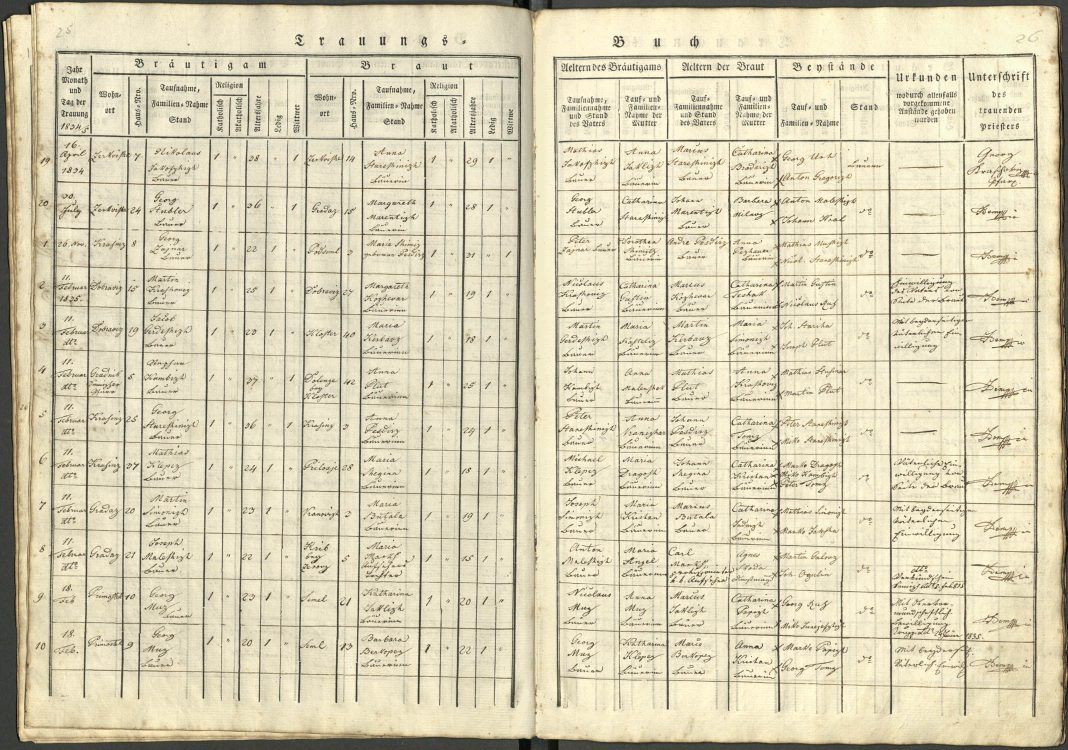
#> input picture research/issue17/p260-work/s14.jpg, 2135 x 1500 px, found by its file name (shown at 1/2 size)
$ python p260_crops2.py
#> lines starting #> are read from the running program, lines starting #| are printed output that depends on the picture
#!/usr/bin/env python3
# -*- coding: utf-8 -*-
"""P260 — mikro-kropsi s14: Wohnort + Haus-Nr (ženini) po vrsticah + neveste."""
import os
from PIL import Image

OUT = "/tmp/p260"
img = Image.open(f"{OUT}/s14.jpg")
#> img is the input picture: PIL image 2135x1500 RGB; mean R, G, B 215.6, 207.8, 180
W, H = img.size
#> W = 2135; H = 1500

os.makedirs(f"{OUT}/crops", exist_ok=True)

def crop(name, box, scale=4):
    c = img.crop(box)
    c = c.resize((c.width * scale, c.height * scale), Image.LANCZOS)
    c.save(f"{OUT}/crops/{name}.png")
    print(name, box, "->", c.size)

# y-središča vrstic (12 vrstic med ~190 in ~1420): iz dates-kropa je razporeditev ~101px
rows = [190, 295, 400, 500, 600, 700, 800, 900, 1000, 1100, 1200, 1310]
# Wohnort + Haus-Nr stolpca: x ~170–345 (Wohnort) — glej s14_dates (60–260) in grooms_L (260+)
for i, y in enumerate(rows):
    y0 = max(150, y - 45)
    y1 = min(H - 40, y + 70)
    crop(f"s14_w{i+1}", (150, y0, 420, y1), 4)
#> this loop made 12 passes
#> pass 1, in crop, `c = img.crop(box)`:
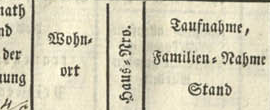
#> c: PIL image 270x110 RGB; mean R, G, B 211.5, 206, 182
#> pass 1, in crop, `c = c.resize((c.width * scale, c.height * scale), Image.LANCZOS)`:
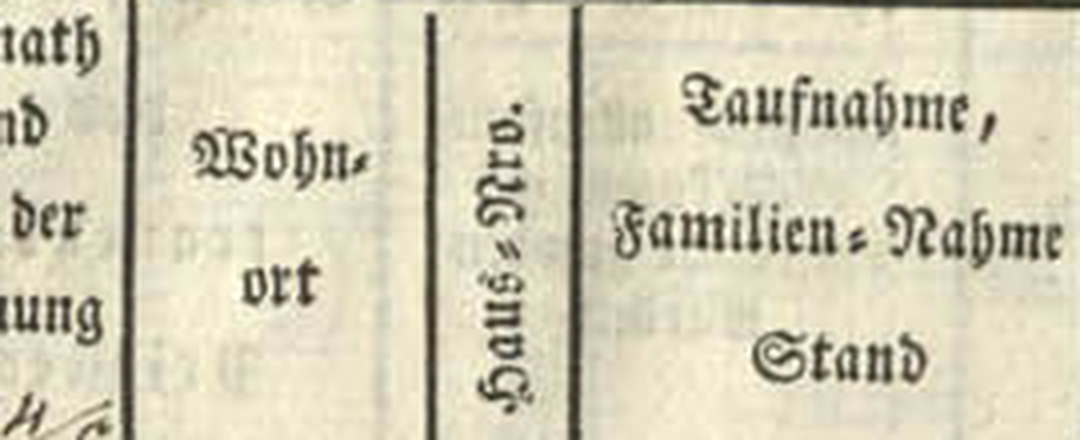
#> c: PIL image 1080x440 RGB; mean R, G, B 211.5, 206, 182
#> pass 2, in crop (call 2), `c = img.crop(box)`:
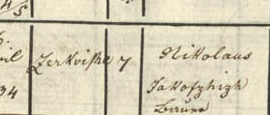
#> c: PIL image 270x115 RGB; mean R, G, B 213.5, 206.8, 181.7
#> pass 2, in crop (call 2), `c = c.resize((c.width * scale, c.height * scale), Image.LANCZOS)`:
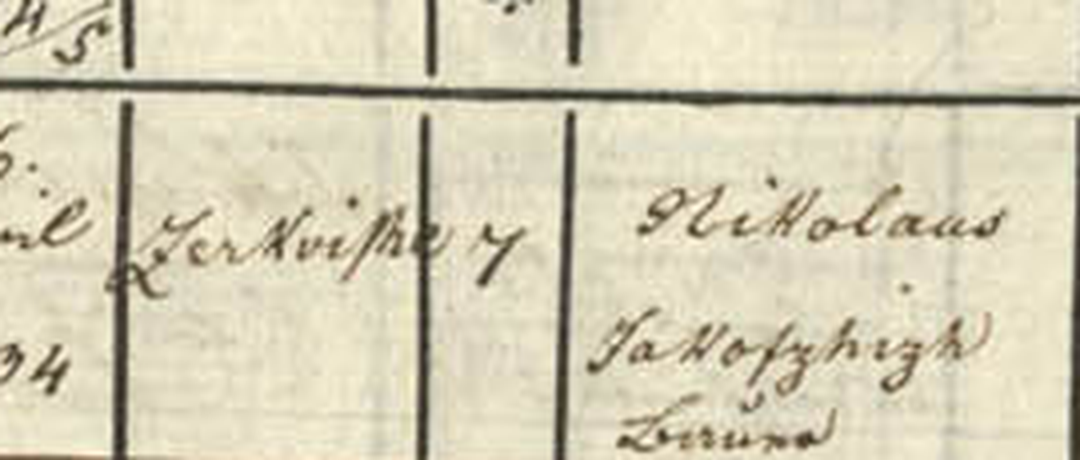
#> c: PIL image 1080x460 RGB; mean R, G, B 213.5, 206.8, 181.7

# neveste: ime+hišna (Braut del) — x ~610–800 za ime, hišna ~640?
crop("s14_bride_names", (610, 150, 830, H - 60), 2)
#> in crop (call 13), `c = img.crop(box)`:
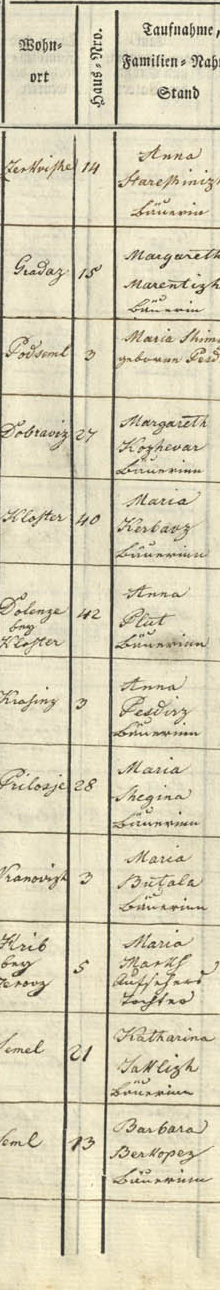
#> c: PIL image 220x1290 RGB; mean R, G, B 217.1, 210, 183.7
#| s14_bride_names (610, 150, 830, 1440) -> (440, 2580)
# Braut Haus-Nr stolpec — iskat med 600–700
crop("s14_bride_house", (580, 150, 700, H - 60), 3)
#> in crop (call 14), `c = img.crop(box)`:
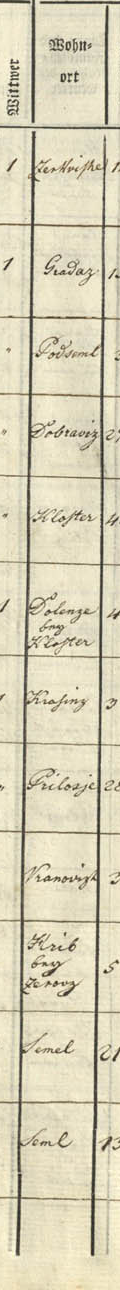
#> c: PIL image 120x1290 RGB; mean R, G, B 216.3, 209.6, 183.7
#| s14_bride_house (580, 150, 700, 1440) -> (360, 3870)
print("DONE")

$ run again, with research/issue17/p260-work/s15.jpg copied over research/issue17/p260-work/s14.jpg
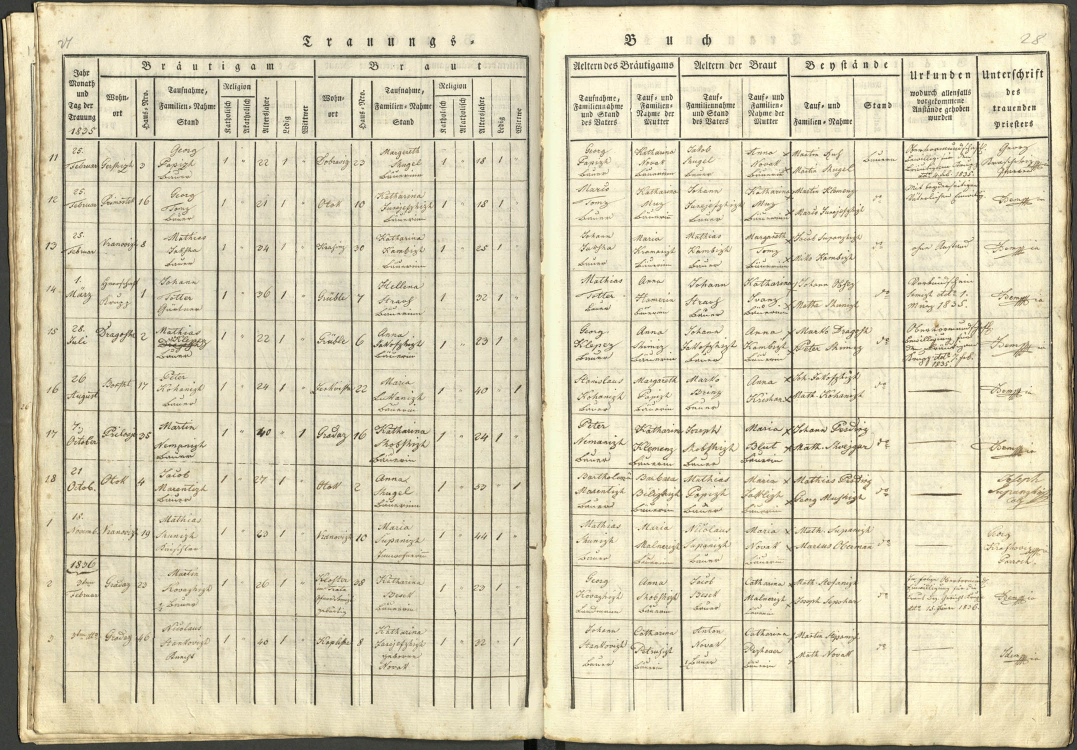
#> input picture research/issue17/p260-work/s15.jpg, 2153 x 1500 px, found by its file name (shown at 1/2 size)
#> img is the input picture: PIL image 2153x1500 RGB; mean R, G, B 215.5, 207.8, 179.8
#> in crop (call 13), `c = img.crop(box)`:
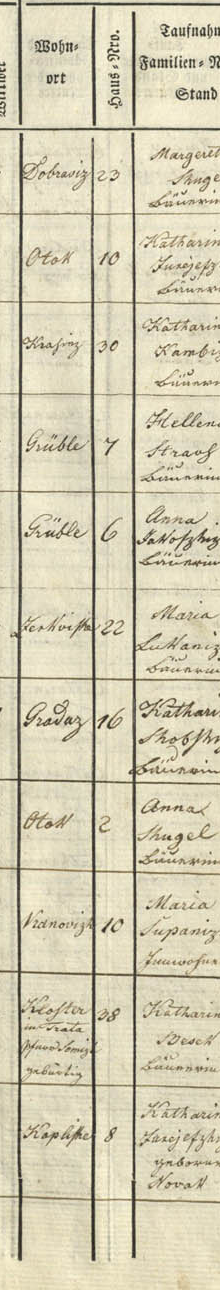
#> c: PIL image 220x1290 RGB; mean R, G, B 212.5, 205.7, 179.6
#| s14_bride_names (610, 150, 830, 1440) -> (440, 2580)
#> in crop (call 14), `c = img.crop(box)`:
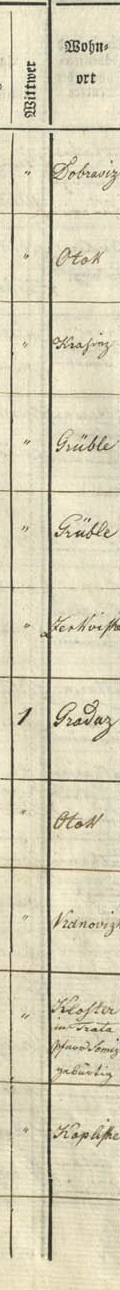
#> c: PIL image 120x1290 RGB; mean R, G, B 215, 208.3, 182.3
#| s14_bride_house (580, 150, 700, 1440) -> (360, 3870)

$ run again, with research/issue17/p260-work/s16.jpg copied over research/issue17/p260-work/s14.jpg
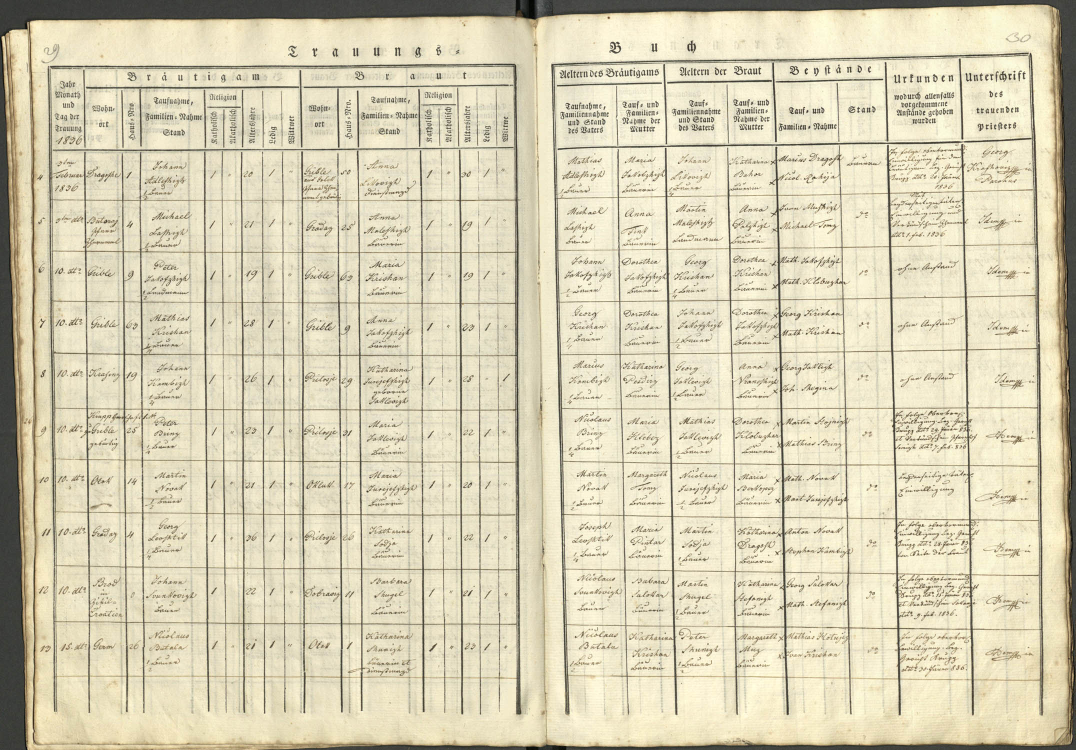
#> input picture research/issue17/p260-work/s16.jpg, 2151 x 1500 px, found by its file name (shown at 1/2 size)
#> img is the input picture: PIL image 2151x1500 RGB; mean R, G, B 215.5, 208.1, 180.8
#> in crop (call 13), `c = img.crop(box)`:
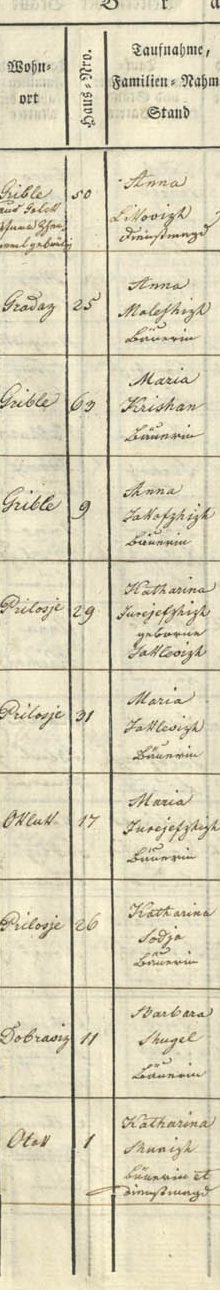
#> c: PIL image 220x1290 RGB; mean R, G, B 218.9, 211.9, 185.3
#| s14_bride_names (610, 150, 830, 1440) -> (440, 2580)
#> in crop (call 14), `c = img.crop(box)`:
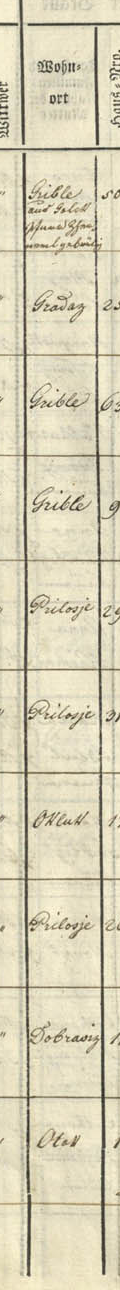
#> c: PIL image 120x1290 RGB; mean R, G, B 216.5, 209.7, 183.5
#| s14_bride_house (580, 150, 700, 1440) -> (360, 3870)
